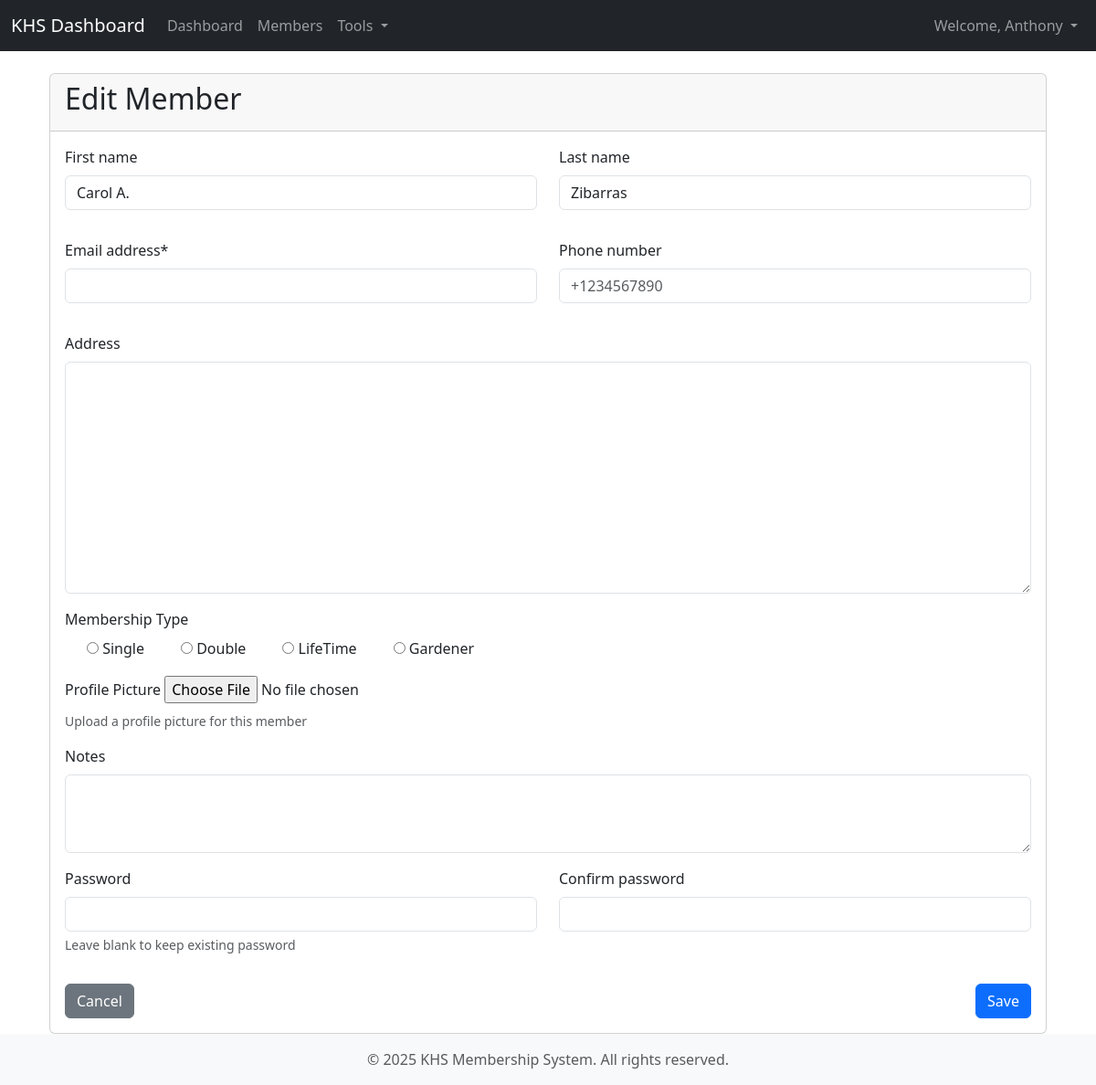
/members/735/update/ (signed in), run on the app's committed database.
### members/models.py (models this page shows)
class Member(AbstractBaseUser, PermissionsMixin):
    MEMBERSHIP_CHOICES = [
        ('S', 'Single'),
        ('D', 'Double'),
        ('L', 'LifeTime'),
        ('G', 'Gardener'),
    ]
    objects = MemberManager()
    USERNAME_FIELD = 'username' # CRUCIAL: Now username is the primary login field
    REQUIRED_FIELDS = ['email', 'first_name', 'last_name'] # email is now a required field along with first/last name
    email = models.EmailField(_('email address'), unique=False) # Email still unique
    is_active = models.BooleanField(
        _('active'),
        default=True,
        help_text=_(
            'Designates whether this user should be treated as active. '
            'Unselect this instead of deleting accounts.'
        ),
    )
    is_staff = models.BooleanField(
        _('staff status'),
        default=False,
        help_text=_('Designates whether the user can log into this admin site.'),
    )
    is_superuser = models.BooleanField(
        _('superuser status'),
        default=False,
        help_text=_(
            'Designates that this user has all permissions without '
            'explicitly assigning them.'
        ),
    )
    username = models.CharField(_('username'), max_length=10,unique = True,blank=True)
    first_name = models.CharField(_('first name'), max_length=50, blank=True)
    last_name = models.CharField(_('last name'), max_length=50, blank=True)
    alt_name = models.CharField(max_length=100, blank=True, null=True)
    phone = models.CharField(
        _('phone number'),
        max_length=15,
        blank=True,
        null=True,
        validators=[
            RegexValidator(
                regex=r'^\+?[0-9]{8,15}$',
                message="Phone number must be 8-15 digits, with optional + prefix"
            )
        ]
    )
    address = models.TextField(_('address'), blank=True, null=True)
    payment_mode = models.CharField(max_length=50, blank=True, null=True)
    order_number = models.CharField(max_length=50, blank=True, null=True,)
    renewal_date = models.DateField(blank=True, null=True)
    contact_point = models.CharField(max_length=100, blank=True, null=True)
    membership_type = models.CharField(
        _('membership type'),
        max_length=1,
        choices=MEMBERSHIP_CHOICES,
        default='S'
    )
    date_joined = models.DateTimeField(_('date joined'), default=timezone.now)
    membership_expiry = models.DateField(_('membership expiry'), blank=True, null=True)
    profile_image = models.ImageField(
        _('profile image'),
        upload_to='members/profile_images/',
        blank=True,
        null=True,
        help_text="Upload a profile picture for this member"
    )
    notes = models.TextField(_('notes'), blank=True, null=True)

### members/views.py (the view, shortened to what this page needs)
# urls.py: path('<int:pk>/update/', MemberUpdateView.as_view(), name='update'),
class MemberUpdateView(LoginRequiredMixin, PermissionRequiredMixin, UpdateView):
    model = Member
    form_class = MemberForm
    template_name = 'members/member_form.html'
    success_url = reverse_lazy('members:list') # Redirect to the member list after update
    permission_required = 'members.change_member' # Requires 'members.change_member' permission

### members/forms.py (shortened to what this page needs)
class MemberForm(UserCreationForm):
    MEMBERSHIP_CHOICES = [
        ('S', 'Single'),
        ('D', 'Double'),
        ('L', 'LifeTime'),
        ('G', 'Gardener'),
    ]
    password = forms.CharField(
        widget=forms.PasswordInput(attrs={'autocomplete': 'new-password'}),
        required=False,
        help_text="Leave blank to keep existing password"
    )
    confirm_password = forms.CharField(
        widget=forms.PasswordInput(),
        required=False
    )
    membership_type = forms.ChoiceField(
        choices=MEMBERSHIP_CHOICES,
        widget=forms.RadioSelect
    )
    class Meta:
        model = Member
        fields = [
            'first_name',
            'last_name',
            'email',
            'phone',
            'address',
            'membership_type',
            'profile_image',
            'notes'
        ]
        widgets = {
            'notes': forms.Textarea(attrs={'rows': 3}),
            'phone': forms.TextInput(attrs={'placeholder': '+1234567890'}),
            'profile_image': forms.FileInput(attrs={'accept': 'image/*'}),
        }

### members/templates/members/member_form.html (shortened to what this page needs)
{% extends 'base.html' %}
{% load crispy_forms_tags %}
{% block content %}
<div class="container mt-4">
    <div class="card">
        <div class="card-header">
            <h2>{% if form.instance.pk %}Edit Member{% else %}Add New Member{% endif %}</h2>
        </div>
        <div class="card-body">
            <form method="post" enctype="multipart/form-data">
                <div class="row mb-3">
                    <div class="col-md-6">
                        {{ form.first_name|as_crispy_field }}
                    </div>
                    <div class="col-md-6">
                        {{ form.last_name|as_crispy_field }}
                    </div>
                </div>
                <div class="row mb-3">
                    <div class="col-md-6">
                        {{ form.email|as_crispy_field }}
                    </div>
                    <div class="col-md-6">
                        {{ form.phone|as_crispy_field }}
                    </div>
                </div>
                <div class="mb-3">
                    {{ form.address|as_crispy_field }}
                </div>
                <div class="mb-3">
                    <label class="form-label">Membership Type</label>
                    <div class="d-flex gap-3">
                        {% for choice in form.membership_type %}
                        <div class="form-check">
                            {{ choice.tag }}
                            <label class="form-check-label" for="{{ choice.id_for_label }}">
                                {{ choice.choice_label }}
                            </label>
                        </div>
                        {% endfor %}
                    </div>
                </div>
                <div class="mb-3">
                    <label for="{{ form.profile_image.id_for_label }}" class="form-label">Profile Picture</label>
                    {{ form.profile_image }}
                    {% if form.profile_image.help_text %}
                        <div class="form-text">{{ form.profile_image.help_text }}</div>
                    {% endif %}
                </div>
                <div class="mb-3">
                    {{ form.notes|as_crispy_field }}
                </div>
                {% if form.instance.pk %}
                    <div class="row mb-3">
                        <div class="col-md-6">
                            {{ form.password|as_crispy_field }}
                        </div>
                        <div class="col-md-6">
                            {{ form.confirm_password|as_crispy_field }}
                        </div>
                    </div>
                {% endif %}
                <div class="d-flex justify-content-between">
                    <a href="{% url 'members:list' %}" class="btn btn-secondary">Cancel</a>
                    <button type="submit" class="btn btn-primary">Save</button>
                </div>
            </form>
        </div>
    </div>
</div>
{% endblock %}

### templates/base.html (shortened to what this page needs)
{% load static %}
<!DOCTYPE html>
<html lang="en">
<head>
    <link href="https://cdn.jsdelivr.net/npm/bootstrap@5.3.3/dist/css/bootstrap.min.css" rel="stylesheet">
    <link rel="stylesheet" href="{% static 'css/style.css' %}">
</head>
<body>
    <nav class="navbar navbar-expand-lg navbar-dark bg-dark">
        <div class="container-fluid">
            <a class="navbar-brand" href="{% url 'members:dashboard' %}">KHS Dashboard</a>
            <div class="collapse navbar-collapse" id="navbarNav">
                <ul class="navbar-nav me-auto mb-2 mb-lg-0">
                    <li class="nav-item">
                        <a class="nav-link {% if request.resolver_match.url_name == 'dashboard' %}active{% endif %}" aria-current="page" href="{% url 'members:dashboard' %}">Dashboard</a>
                    </li>
                    <li class="nav-item">
                        <a class="nav-link {% if request.resolver_match.url_name == 'list' %}active{% endif %}" href="{% url 'members:list' %}">Members</a>
                    </li>
                    <li class="nav-item dropdown">
                        <a class="nav-link dropdown-toggle" href="#" id="navbarDropdown" role="button" data-bs-toggle="dropdown" aria-expanded="false">
                            Tools
                        </a>
                    </li>
                </ul>
                <ul class="navbar-nav ms-auto">
                    {% if user.is_authenticated %}
                        <li class="nav-item dropdown">
                            <a class="nav-link dropdown-toggle" href="#" id="userDropdown" role="button" data-bs-toggle="dropdown" aria-expanded="false">
                                Welcome, {{ user.first_name|default:user.email }}
                            </a>
                        </li>
                    {% else %}
                        <li class="nav-item">
                            <a class="nav-link" href="{% url 'members:login' %}">Login</a>
                        </li>
                    {% endif %}
                </ul>
            </div>
        </div>
    </nav>
    <div class="container mt-4">
        {% block content %}{% endblock %}
    </div>
    <footer class="footer mt-auto py-3 bg-light">
        <div class="container text-center">
            <span class="text-muted">&copy; {% now "Y" %} KHS Membership System. All rights reserved.</span>
        </div>
    </footer>
</body>
</html>

### data on the page
Member: first_name "Anthony"
Member: first_name "Carol A.", last_name "Zibarras"

### other printed values
{{ choice.choice_label }} "Single" "Double" "LifeTime" "Gardener"
